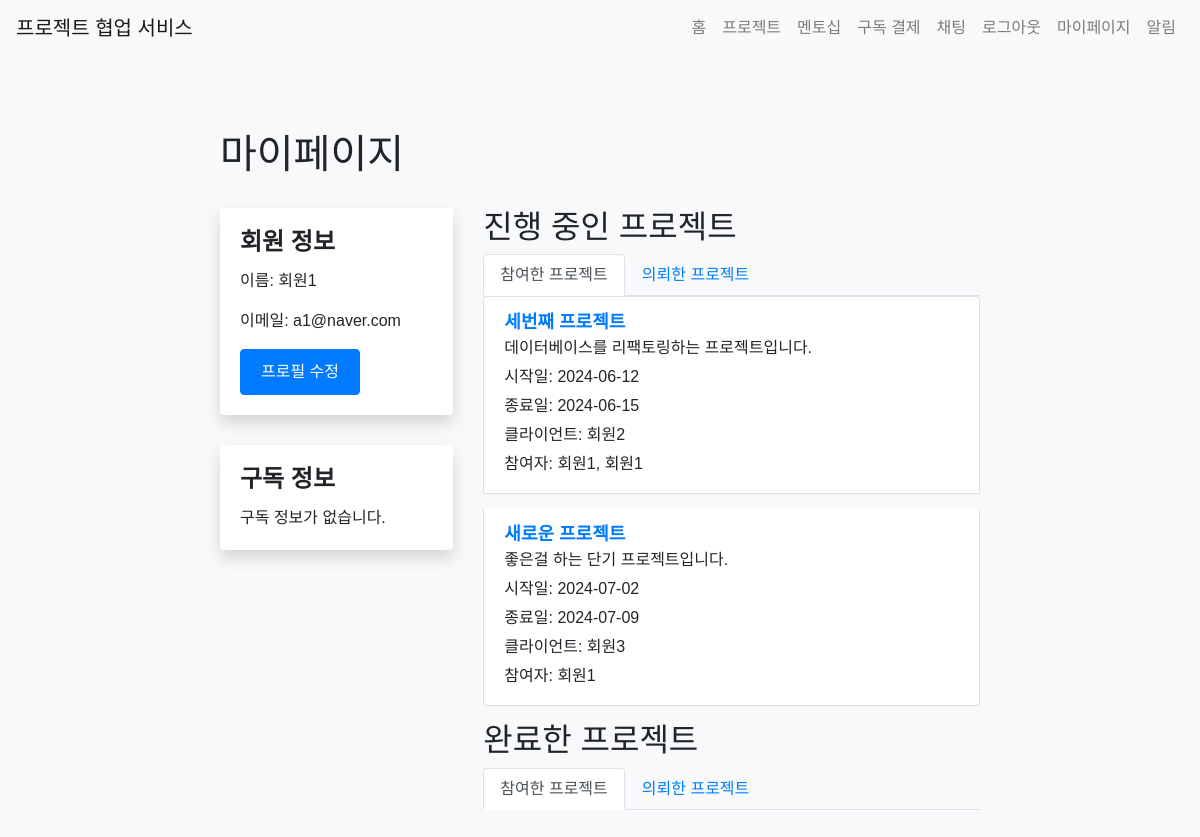
/mypage/ (signed in), run on the app's committed database.
### app/models.py (models this page shows)
class User(UserMixin, db.Model):
    id = db.Column(db.Integer, primary_key=True)
    name = db.Column(db.String(100), nullable=False)
    email = db.Column(db.String(120), unique=True, nullable=False)
    password = db.Column(db.String(255), nullable=False)
    bio = db.Column(db.Text)
    chat_rooms = db.relationship('ChatRoom', secondary='chat_room_participant', back_populates='participants', overlaps="chat_room_participants", viewonly = True)
    chat_room_participants = db.relationship('ChatRoomParticipant', back_populates='user', overlaps="chat_rooms,participants")
    notifications = db.relationship('Notification', back_populates='user', lazy=True)
    projects = db.relationship('Project', secondary='project_participant', back_populates='participants', overlaps="project_participants")
    subscription = db.relationship('Subscription', back_populates='subscriber', uselist=False)
    created_projects = db.relationship('Project', back_populates='client', lazy=True, foreign_keys='Project.client_id')
    mentees = db.relationship('User',
                              secondary=mentorship_mentor,
                              primaryjoin=(mentorship_mentor.c.mentor_id == id),
                              secondaryjoin=(mentorship_mentor.c.mentee_id == id),
                              backref=db.backref('mentors', lazy='dynamic'),
                              lazy='dynamic')
    pending_mentees = db.relationship('User',
                                    secondary=mentorship_mentee,
                                    primaryjoin=(mentorship_mentee.c.mentor_id == id),
                                    secondaryjoin=(mentorship_mentee.c.mentee_id == id),
                                    backref=db.backref('pending_mentors', lazy='dynamic'),
                                    lazy='dynamic')
    project_participants = db.relationship('ProjectParticipant', back_populates='user', lazy=True, overlaps="projects")

class Project(db.Model):
    id = db.Column(db.Integer, primary_key=True)
    title = db.Column(db.String(100), nullable=False)
    description = db.Column(db.Text, nullable=False)
    start_date = db.Column(db.Date, nullable=False)
    end_date = db.Column(db.Date, nullable=False)
    created_at = db.Column(db.DateTime, default=datetime.utcnow)
    client_id = db.Column(db.Integer, db.ForeignKey('user.id'), nullable=False)
    client = db.relationship('User', back_populates='created_projects')
    completed = db.Column(db.Boolean, default=False)
    participants = db.relationship('User', secondary='project_participant', back_populates='projects', overlaps="project_participants")
    project_participants = db.relationship('ProjectParticipant', back_populates='project', lazy=True, overlaps="participants,projects")
    overview = db.Column(db.Text)
    requirements = db.Column(db.Text)
    flowchart = db.Column(db.Text)
    timeline = db.Column(db.Text)

### app/views/mypage.py (the view)
@bp.route('/')
@login_required
def index():
    participating_projects = current_user.projects
    created_projects = current_user.created_projects
    return render_template('mypage/index.html', participating_projects=participating_projects, created_projects=created_projects)

### app/__init__.py (called while the page is built)
@login_manager.user_loader
def load_user(user_id):
    if user_id is not None:
        return User.query.get(int(user_id))
    return None

### app/templates/mypage/index.html (shortened to what this page needs)
{% extends 'base.html' %}
{% block content %}
<div class="container my-page">
  <h1>마이페이지</h1>
  <div class="row">
    <div class="col-md-4">
      <div class="card">
        <div class="card-body">
          <h2 class="card-title">회원 정보</h2>
          <p class="card-text">이름: {{ current_user.name }}</p>
          <p class="card-text">이메일: {{ current_user.email }}</p>
          <a href="{{ url_for('mypage.profile') }}" class="btn btn-primary">프로필 수정</a>
        </div>
      </div>
      <div class="card mt-4">
        <div class="card-body">
          <h2 class="card-title">구독 정보</h2>
          {% if current_user.subscription %}
          <p class="card-text">구독 시작일: {{ current_user.subscription.payment_date.strftime('%Y-%m-%d') }}</p>
          <p class="card-text">구독 종료일: {{ current_user.subscription.expiration_date.strftime('%Y-%m-%d') }}</p>
          {% else %}
          <p class="card-text">구독 정보가 없습니다.</p>
          {% endif %}
        </div>
      </div>
    </div>
    <div class="col-md-8">
      <h2>진행 중인 프로젝트</h2>
      <ul class="nav nav-tabs">
        <li class="nav-item">
          <a class="nav-link active" data-toggle="tab" href="#participating-projects">참여한 프로젝트</a>
        </li>
        <li class="nav-item">
          <a class="nav-link" data-toggle="tab" href="#created-projects">의뢰한 프로젝트</a>
        </li>
      </ul>
      <div class="tab-content">
        <div class="tab-pane fade show active" id="participating-projects">
          {% set ongoing_participating_projects = participating_projects|rejectattr('completed') %}
          {% if ongoing_participating_projects %}
          <ul class="list-group">
            {% for project in ongoing_participating_projects %}
            <li class="list-group-item">
              <a href="{{ url_for('project.detail', project_id=project.id) }}">{{ project.title }}</a>
              <p>{{ project.description }}</p>
              <p>시작일: {{ project.start_date.strftime('%Y-%m-%d') }}</p>
              <p>종료일: {{ project.end_date.strftime('%Y-%m-%d') }}</p>
              <p>클라이언트: {{ project.client.name }}</p>
              <p>참여자:
                {% for participant in project.participants %}
                  {{ participant.name }}{% if not loop.last %}, {% endif %}
                {% endfor %}
              </p>
            </li>
            {% endfor %}
          </ul>
          {% else %}
          <p>진행 중인 참여 프로젝트가 없습니다.</p>
          {% endif %}
        </div>
          {% set ongoing_created_projects = created_projects|rejectattr('completed') %}
      </div>
      <h2>완료한 프로젝트</h2>
      <ul class="nav nav-tabs">
        <li class="nav-item">
          <a class="nav-link active" data-toggle="tab" href="#completed-participating-projects">참여한 프로젝트</a>
        </li>
        <li class="nav-item">
          <a class="nav-link" data-toggle="tab" href="#completed-created-projects">의뢰한 프로젝트</a>
        </li>
      </ul>
          {% set completed_participating_projects = participating_projects|selectattr('completed') %}
          {% set completed_created_projects = created_projects|selectattr('completed') %}
    </div>
  </div>
</div>
{% endblock %}

### app/static/css/style.css (style rules this page uses)
.btn-primary { background-color: #007bff; border-color: #007bff; }
body { font-family: Arial, sans-serif; background-color: #f8f9fa; margin: 0; padding: 0; }
.container { max-width: 800px; margin: 0 auto; padding: 20px; }
.btn { display: inline-block; padding: 10px 20px; background-color: #007bff; color: #fff; text-decoration: none; border-radius: 4px; cursor: pointer; }
.btn-primary { background-color: #007bff; }
.card { border: none; box-shadow: 0 0.5rem 1rem rgba(0, 0, 0, 0.15); }
.my-page { padding: 30px 0; }
.my-page h1 { margin-bottom: 30px; }
.my-page .card { margin-bottom: 30px; }
.my-page .card-title { font-size: 24px; font-weight: bold; }
.my-page .list-group-item { margin-bottom: 15px; }
.my-page .list-group-item a { font-size: 18px; font-weight: bold; }
.my-page .list-group-item p { margin-bottom: 5px; }

### data on the page
User: name "회원1", email "a1@naver.com"
Project: title "세번째 프로젝트", description "데이터베이스를 리팩토링하는 프로젝트입니다.", start_date "2024-06-12", end_date "2024-06-15", client.name "회원2"
User: name "회원1"
Project: title "새로운 프로젝트", description "좋은걸 하는 단기 프로젝트입니다.", start_date "2024-07-02", end_date "2024-07-09", client.name "회원3"
